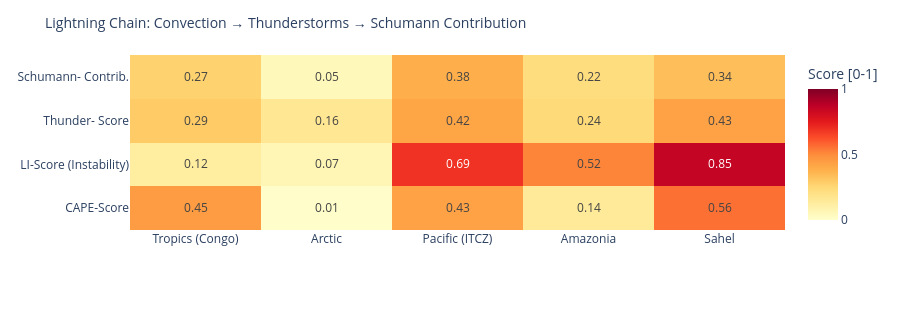

The notebook cell this image was saved under:
### Code cell
# ============================================================
# LIGHTNING CHAIN: Convection → Thunderstorms → Schumann
# Shows the causal chain per measurement point as heatmap
# ============================================================

def cape_score(v):
    """CAPE → normalized score [0,1]"""
    if v is None or pd.isna(v): return 0.0
    return min(1.0, float(v) / 3000)

def li_score(v):
    """Lifted Index: negative = unstable → score [0,1]"""
    if v is None or pd.isna(v): return 0.3
    return min(1.0, max(0.0, (-float(v) + 6) / 12))

def cloud_score(v):
    if v is None or pd.isna(v): return 0.3
    return float(v) / 100

def thunder_score(row):
    """Kombinierter Gewitterwahrscheinlichkeits-Score
    CAPE + LI + Bedeckung + WMO-Gewitter + konvektiver Niederschlag (showers)
    Hinweis: X-Ray und Kp sind kein Bestandteil – nur geomagn./solarer Kontext.
    """
    cs = cape_score(row.get('cape'))
    ls = li_score(row.get('li'))
    cl = cloud_score(row.get('cloud'))
    t  = 1.0 if row.get('thunderstorm') else 0.0
    # Convective precipitation (showers) as additional indicator
    sh = min(1.0, (row.get('showers') or 0) / 5.0)
    return round(cs * 0.30 + ls * 0.25 + cl * 0.15 + t * 0.20 + sh * 0.10, 3)

def schumann_contribution(t_score, lat):
    """Schumann contribution: higher in tropics (±30°), scaled by thunderstorm score"""
    lat_weight = max(0.3, 1.0 - abs(lat) / 60)
    return round(t_score * lat_weight, 3)

df_atm['cape_score']   = df_atm.apply(lambda r: cape_score(r['cape']), axis=1)
df_atm['li_score']     = df_atm.apply(lambda r: li_score(r['li']),    axis=1)
df_atm['thunder_score']= df_atm.apply(lambda r: thunder_score(r.to_dict()), axis=1)
df_atm['schumann_contribution'] = df_atm.apply(
    lambda r: schumann_contribution(r['thunder_score'], r['lat']), axis=1)

metrics = ['cape_score', 'li_score', 'thunder_score', 'schumann_contribution']
labels  = ['CAPE-Score', 'LI-Score\n(Instability)', 'Thunder-\nScore', 'Schumann-\nContrib.']
z_data  = [df_atm[m].tolist() for m in metrics]

fig = go.Figure(go.Heatmap(
    z=z_data,
    x=df_atm['point'].tolist(),
    y=labels,
    colorscale='YlOrRd',
    zmin=0, zmax=1,
    text=[[f'{v:.2f}' for v in row] for row in z_data],
    texttemplate='%{text}', textfont=dict(size=12),
    colorbar=dict(title='Score [0-1]')
))
fig.update_layout(
    title=dict(text='Lightning Chain: Convection → Thunderstorms → Schumann Contribution', font=dict(size=14)),
    height=310,
    plot_bgcolor='rgba(0,0,0,0)', paper_bgcolor='rgba(0,0,0,0)',
    margin=dict(l=130, r=80, t=55, b=80)
)
fig.show()

### Figure 1 — Plotly figure (JSON) as saved in the notebook; plotly's stock layout.template omitted (floating-point values rounded to 4 significant figures)
{"data": [{"colorbar": {"title": {"text": "Score [0-1]"}}, "colorscale": [[0.0, "rgb(255,255,204)"], [0.125, "rgb(255,237,160)"], [0.25, "rgb(254,217,118)"], [0.375, "rgb(254,178,76)"], [0.5, "rgb(253,141,60)"], [0.625, "rgb(252,78,42)"], [0.75, "rgb(227,26,28)"], [0.875, "rgb(189,0,38)"], [1.0, "rgb(128,0,38)"]], "text": [["0.45", "0.01", "0.43", "0.14", "0.56"], ["0.12", "0.07", "0.69", "0.52", "0.85"], ["0.29", "0.16", "0.42", "0.24", "0.43"], ["0.27", "0.05", "0.38", "0.22", "0.34"]], "textfont": {"size": 12}, "texttemplate": "%{text}", "type": "heatmap", "x": ["Tropics (Congo)", "Arctic", "Pacific (ITCZ)", "Amazonia", "Sahel"], "y": ["CAPE-Score", "LI-Score\n(Instability)", "Thunder-\nScore", "Schumann-\nContrib."], "z": [[0.45, 0.006667, 0.43, 0.1433, 0.5567], [0.125, 0.06667, 0.6917, 0.5167, 0.85], [0.294, 0.162, 0.419, 0.243, 0.429], [0.274, 0.049, 0.384, 0.223, 0.336]], "zmax": 1, "zmin": 0}], "layout": {"height": 310, "margin": {"b": 80, "l": 130, "r": 80, "t": 55}, "paper_bgcolor": "rgba(0,0,0,0)", "plot_bgcolor": "rgba(0,0,0,0)", "title": {"font": {"size": 14}, "text": "Lightning Chain: Convection → Thunderstorms → Schumann Contribution"}}}
